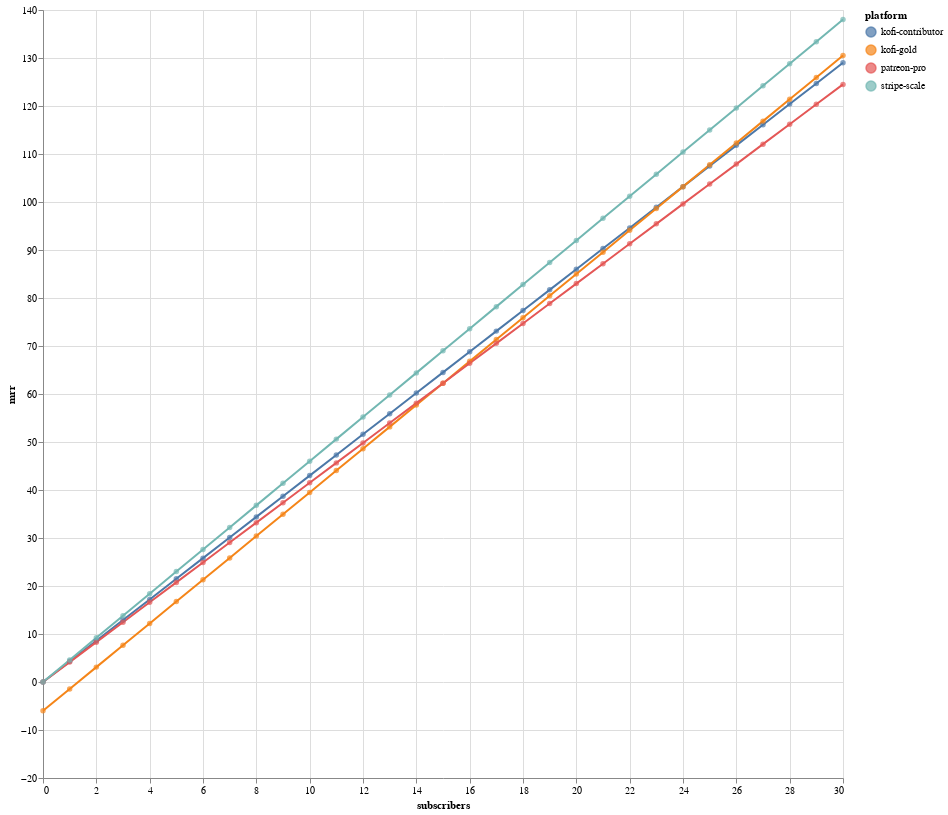

The code cell stored with this chart in its notebook:
### Code cell
mrr = []
for n in range(0,31):
    mrr.append({
        'platform':'kofi-contributor', 
        'plan':'contributor',
        'subscribers': n,
        'mrr': kofi_mrr('contributor', n, 5.00)
    })
    mrr.append({
        'platform':'kofi-gold', 
        'plan':'gold',
        'subscribers': n,
        'mrr': kofi_mrr('gold', n, 5.00)
    })
    mrr.append({
        'platform':'patreon-pro', 
        'plan':'pro',
        'subscribers': n,
        'mrr': patreon_mrr('pro', n, 5.00)
    })
    mrr.append({
        'platform':'stripe-scale', 
        'plan':'scale',
        'subscribers': n,
        'mrr': stripe_mrr('scale', n, 5.00)
    })
df = pd.DataFrame(mrr)

plt = alt.Chart(
    df
).encode(
    x="subscribers",
    y="mrr",
    color="platform",
    tooltip=["platform", "subscribers", "mrr"]
).properties(
    width=800,
    height=768
)
plt.mark_line() + plt.mark_circle()

### Figure 1 — Vega-Lite specification as saved in the notebook (floating-point values rounded to 4 significant figures)
{"config": {"view": {"continuousWidth": 300, "continuousHeight": 300}}, "layer": [{"mark": {"type": "line"}, "encoding": {"color": {"field": "platform", "type": "nominal"}, "tooltip": [{"field": "platform", "type": "nominal"}, {"field": "subscribers", "type": "quantitative"}, {"field": "mrr", "type": "quantitative"}], "x": {"field": "subscribers", "type": "quantitative"}, "y": {"field": "mrr", "type": "quantitative"}}}, {"mark": {"type": "circle"}, "encoding": {"color": {"field": "platform", "type": "nominal"}, "tooltip": [{"field": "platform", "type": "nominal"}, {"field": "subscribers", "type": "quantitative"}, {"field": "mrr", "type": "quantitative"}], "x": {"field": "subscribers", "type": "quantitative"}, "y": {"field": "mrr", "type": "quantitative"}}}], "data": {"name": "data-ab0f8ea2a0ea8dbfde301190b286da2e"}, "height": 768, "width": 800, "$schema": "https://vega.github.io/schema/vega-lite/v5.6.1.json", "datasets": {"data-ab0f8ea2a0ea8dbfde301190b286da2e": [{"platform": "kofi-contributor", "plan": "contributor", "subscribers": 0, "mrr": 0.0}, {"platform": "kofi-gold", "plan": "gold", "subscribers": 0, "mrr": -6.0}, {"platform": "patreon-pro", "plan": "pro", "subscribers": 0, "mrr": 0.0}, {"platform": "stripe-scale", "plan": "scale", "subscribers": 0, "mrr": 0.0}, {"platform": "kofi-contributor", "plan": "contributor", "subscribers": 1, "mrr": 4.3}, {"platform": "kofi-gold", "plan": "gold", "subscribers": 1, "mrr": -1.45}, {"platform": "patreon-pro", "plan": "pro", "subscribers": 1, "mrr": 4.15}, {"platform": "stripe-scale", "plan": "scale", "subscribers": 1, "mrr": 4.6}, {"platform": "kofi-contributor", "plan": "contributor", "subscribers": 2, "mrr": 8.6}, {"platform": "kofi-gold", "plan": "gold", "subscribers": 2, "mrr": 3.1}, {"platform": "patreon-pro", "plan": "pro", "subscribers": 2, "mrr": 8.3}, {"platform": "stripe-scale", "plan": "scale", "subscribers": 2, "mrr": 9.2}, {"platform": "kofi-contributor", "plan": "contributor", "subscribers": 3, "mrr": 12.9}, {"platform": "kofi-gold", "plan": "gold", "subscribers": 3, "mrr": 7.65}, {"platform": "patreon-pro", "plan": "pro", "subscribers": 3, "mrr": 12.45}, {"platform": "stripe-scale", "plan": "scale", "subscribers": 3, "mrr": 13.8}, {"platform": "kofi-contributor", "plan": "contributor", "subscribers": 4, "mrr": 17.2}, {"platform": "kofi-gold", "plan": "gold", "subscribers": 4, "mrr": 12.2}, {"platform": "patreon-pro", "plan": "pro", "subscribers": 4, "mrr": 16.6}, {"platform": "stripe-scale", "plan": "scale", "subscribers": 4, "mrr": 18.4}, {"platform": "kofi-contributor", "plan": "contributor", "subscribers": 5, "mrr": 21.5}, {"platform": "kofi-gold", "plan": "gold", "subscribers": 5, "mrr": 16.75}, {"platform": "patreon-pro", "plan": "pro", "subscribers": 5, "mrr": 20.75}, {"platform": "stripe-scale", "plan": "scale", "subscribers": 5, "mrr": 23.0}, {"platform": "kofi-contributor", "plan": "contributor", "subscribers": 6, "mrr": 25.8}, {"platform": "kofi-gold", "plan": "gold", "subscribers": 6, "mrr": 21.3}, {"platform": "patreon-pro", "plan": "pro", "subscribers": 6, "mrr": 24.9}, {"platform": "stripe-scale", "plan": "scale", "subscribers": 6, "mrr": 27.6}, {"platform": "kofi-contributor", "plan": "contributor", "subscribers": 7, "mrr": 30.1}, {"platform": "kofi-gold", "plan": "gold", "subscribers": 7, "mrr": 25.85}, {"platform": "patreon-pro", "plan": "pro", "subscribers": 7, "mrr": 29.05}, {"platform": "stripe-scale", "plan": "scale", "subscribers": 7, "mrr": 32.2}, {"platform": "kofi-contributor", "plan": "contributor", "subscribers": 8, "mrr": 34.4}, {"platform": "kofi-gold", "plan": "gold", "subscribers": 8, "mrr": 30.4}, {"platform": "patreon-pro", "plan": "pro", "subscribers": 8, "mrr": 33.2}, {"platform": "stripe-scale", "plan": "scale", "subscribers": 8, "mrr": 36.8}, {"platform": "kofi-contributor", "plan": "contributor", "subscribers": 9, "mrr": 38.7}, {"platform": "kofi-gold", "plan": "gold", "subscribers": 9, "mrr": 34.95}, {"platform": "patreon-pro", "plan": "pro", "subscribers": 9, "mrr": 37.35}, {"platform": "stripe-scale", "plan": "scale", "subscribers": 9, "mrr": 41.4}, {"platform": "kofi-contributor", "plan": "contributor", "subscribers": 10, "mrr": 43.0}, {"platform": "kofi-gold", "plan": "gold", "subscribers": 10, "mrr": 39.5}, {"platform": "patreon-pro", "plan": "pro", "subscribers": 10, "mrr": 41.5}, {"platform": "stripe-scale", "plan": "scale", "subscribers": 10, "mrr": 46.0}, {"platform": "kofi-contributor", "plan": "contributor", "subscribers": 11, "mrr": 47.3}, {"platform": "kofi-gold", "plan": "gold", "subscribers": 11, "mrr": 44.05}, {"platform": "patreon-pro", "plan": "pro", "subscribers": 11, "mrr": 45.65}, {"platform": "stripe-scale", "plan": "scale", "subscribers": 11, "mrr": 50.6}, {"platform": "kofi-contributor", "plan": "contributor", "subscribers": 12, "mrr": 51.6}, {"platform": "kofi-gold", "plan": "gold", "subscribers": 12, "mrr": 48.6}, {"platform": "patreon-pro", "plan": "pro", "subscribers": 12, "mrr": 49.8}, {"platform": "stripe-scale", "plan": "scale", "subscribers": 12, "mrr": 55.2}, {"platform": "kofi-contributor", "plan": "contributor", "subscribers": 13, "mrr": 55.9}, {"platform": "kofi-gold", "plan": "gold", "subscribers": 13, "mrr": 53.15}, {"platform": "patreon-pro", "plan": "pro", "subscribers": 13, "mrr": 53.95}, {"platform": "stripe-scale", "plan": "scale", "subscribers": 13, "mrr": 59.8}, {"platform": "kofi-contributor", "plan": "contributor", "subscribers": 14, "mrr": 60.2}, {"platform": "kofi-gold", "plan": "gold", "subscribers": 14, "mrr": 57.7}, {"platform": "patreon-pro", "plan": "pro", "subscribers": 14, "mrr": 58.1}, {"platform": "stripe-scale", "plan": "scale", "subscribers": 14, "mrr": 64.4}, {"platform": "kofi-contributor", "plan": "contributor", "subscribers": 15, "mrr": 64.5}, {"platform": "kofi-gold", "plan": "gold", "subscribers": 15, "mrr": 62.25}, {"platform": "patreon-pro", "plan": "pro", "subscribers": 15, "mrr": 62.25}, {"platform": "stripe-scale", "plan": "scale", "subscribers": 15, "mrr": 69.0}, {"platform": "kofi-contributor", "plan": "contributor", "subscribers": 16, "mrr": 68.8}, {"platform": "kofi-gold", "plan": "gold", "subscribers": 16, "mrr": 66.8}, {"platform": "patreon-pro", "plan": "pro", "subscribers": 16, "mrr": 66.4}, {"platform": "stripe-scale", "plan": "scale", "subscribers": 16, "mrr": 73.6}, {"platform": "kofi-contributor", "plan": "contributor", "subscribers": 17, "mrr": 73.1}, {"platform": "kofi-gold", "plan": "gold", "subscribers": 17, "mrr": 71.35}, {"platform": "patreon-pro", "plan": "pro", "subscribers": 17, "mrr": 70.55}, {"platform": "stripe-scale", "plan": "scale", "subscribers": 17, "mrr": 78.2}, {"platform": "kofi-contributor", "plan": "contributor", "subscribers": 18, "mrr": 77.4}, {"platform": "kofi-gold", "plan": "gold", "subscribers": 18, "mrr": 75.9}, {"platform": "patreon-pro", "plan": "pro", "subscribers": 18, "mrr": 74.7}, {"platform": "stripe-scale", "plan": "scale", "subscribers": 18, "mrr": 82.8}, {"platform": "kofi-contributor", "plan": "contributor", "subscribers": 19, "mrr": 81.7}, {"platform": "kofi-gold", "plan": "gold", "subscribers": 19, "mrr": 80.45}, {"platform": "patreon-pro", "plan": "pro", "subscribers": 19, "mrr": 78.85}, {"platform": "stripe-scale", "plan": "scale", "subscribers": 19, "mrr": 87.4}, {"platform": "kofi-contributor", "plan": "contributor", "subscribers": 20, "mrr": 86.0}, {"platform": "kofi-gold", "plan": "gold", "subscribers": 20, "mrr": 85.0}, {"platform": "patreon-pro", "plan": "pro", "subscribers": 20, "mrr": 83.0}, {"platform": "stripe-scale", "plan": "scale", "subscribers": 20, "mrr": 92.0}, {"platform": "kofi-contributor", "plan": "contributor", "subscribers": 21, "mrr": 90.3}, {"platform": "kofi-gold", "plan": "gold", "subscribers": 21, "mrr": 89.55}, {"platform": "patreon-pro", "plan": "pro", "subscribers": 21, "mrr": 87.15}, {"platform": "stripe-scale", "plan": "scale", "subscribers": 21, "mrr": 96.6}, {"platform": "kofi-contributor", "plan": "contributor", "subscribers": 22, "mrr": 94.6}, {"platform": "kofi-gold", "plan": "gold", "subscribers": 22, "mrr": 94.1}, {"platform": "patreon-pro", "plan": "pro", "subscribers": 22, "mrr": 91.3}, {"platform": "stripe-scale", "plan": "scale", "subscribers": 22, "mrr": 101.2}, {"platform": "kofi-contributor", "plan": "contributor", "subscribers": 23, "mrr": 98.9}, {"platform": "kofi-gold", "plan": "gold", "subscribers": 23, "mrr": 98.65}, {"platform": "patreon-pro", "plan": "pro", "subscribers": 23, "mrr": 95.45}, {"platform": "stripe-scale", "plan": "scale", "subscribers": 23, "mrr": 105.8}, {"platform": "kofi-contributor", "plan": "contributor", "subscribers": 24, "mrr": 103.2}, {"platform": "kofi-gold", "plan": "gold", "subscribers": 24, "mrr": 103.2}, {"platform": "patreon-pro", "plan": "pro", "subscribers": 24, "mrr": 99.6}, {"platform": "stripe-scale", "plan": "scale", "subscribers": 24, "mrr": 110.4}, {"platform": "kofi-contributor", "plan": "contributor", "subscribers": 25, "mrr": 107.5}, {"platform": "kofi-gold", "plan": "gold", "subscribers": 25, "mrr": 107.8}, {"platform": "patreon-pro", "plan": "pro", "subscribers": 25, "mrr": 103.8}, {"platform": "stripe-scale", "plan": "scale", "subscribers": 25, "mrr": 115.0}, {"platform": "kofi-contributor", "plan": "contributor", "subscribers": 26, "mrr": 111.8}, {"platform": "kofi-gold", "plan": "gold", "subscribers": 26, "mrr": 112.3}, {"platform": "patreon-pro", "plan": "pro", "subscribers": 26, "mrr": 107.9}, {"platform": "stripe-scale", "plan": "scale", "subscribers": 26, "mrr": 119.6}, {"platform": "kofi-contributor", "plan": "contributor", "subscribers": 27, "mrr": 116.1}, {"platform": "kofi-gold", "plan": "gold", "subscribers": 27, "mrr": 116.8}, {"platform": "patreon-pro", "plan": "pro", "subscribers": 27, "mrr": 112.0}, {"platform": "stripe-scale", "plan": "scale", "subscribers": 27, "mrr": 124.2}, {"platform": "kofi-contributor", "plan": "contributor", "subscribers": 28, "mrr": 120.4}, {"platform": "kofi-gold", "plan": "gold", "subscribers": 28, "mrr": 121.4}, {"platform": "patreon-pro", "plan": "pro", "subscribers": 28, "mrr": 116.2}, {"platform": "stripe-scale", "plan": "scale", "subscribers": 28, "mrr": 128.8}, {"platform": "kofi-contributor", "plan": "contributor", "subscribers": 29, "mrr": 124.7}, {"platform": "kofi-gold", "plan": "gold", "subscribers": 29, "mrr": 126.0}, {"platform": "patreon-pro", "plan": "pro", "subscribers": 29, "mrr": 120.3}, {"platform": "stripe-scale", "plan": "scale", "subscribers": 29, "mrr": 133.4}, {"platform": "kofi-contributor", "plan": "contributor", "subscribers": 30, "mrr": 129.0}, {"platform": "kofi-gold", "plan": "gold", "subscribers": 30, "mrr": 130.5}, {"platform": "patreon-pro", "plan": "pro", "subscribers": 30, "mrr": 124.5}, {"platform": "stripe-scale", "plan": "scale", "subscribers": 30, "mrr": 138.0}]}}
